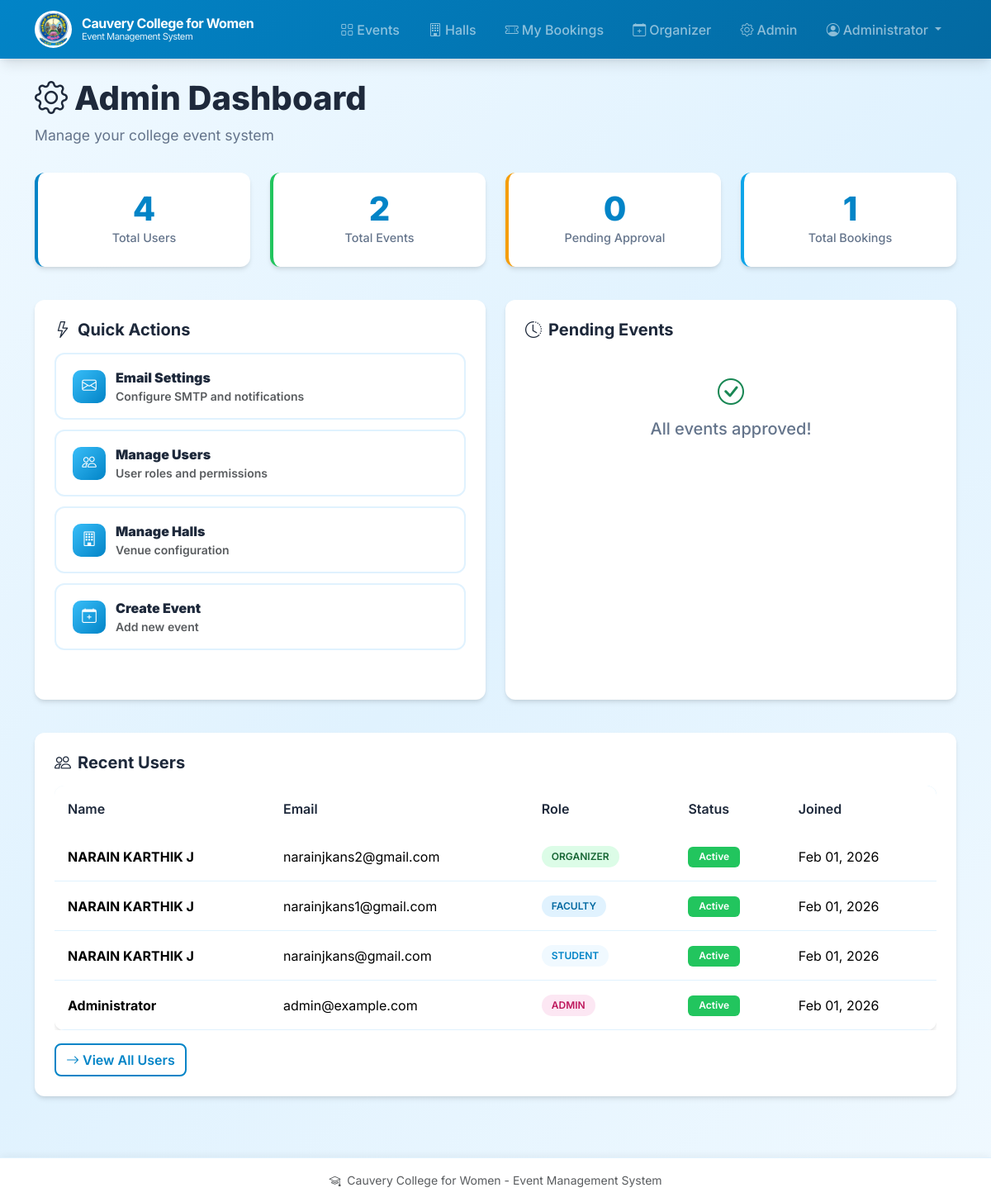
The page /admin (signed in) on the database its author committed.
### app.py (models this page shows, shortened)
class User(UserMixin, db.Model):
    __tablename__ = "users"
    id = db.Column(db.Integer, primary_key=True)
    email = db.Column(db.String, unique=True, nullable=True)
    student_id = db.Column(db.String, unique=True, nullable=True)
    password_hash = db.Column(db.String, nullable=False)
    full_name = db.Column(db.String)
    role = db.Column(db.String, nullable=False, default="student")  # student, faculty, organizer, admin
    phone = db.Column(db.String, nullable=True)
    department = db.Column(db.String, nullable=True)
    year = db.Column(db.String, nullable=True)
    active = db.Column(db.Boolean, default=True)
    created_at = db.Column(db.DateTime, default=datetime.utcnow)

### app.py (the view)
@app.route("/admin")
@login_required
@role_required("admin")
def admin_dashboard():
    pending_events = Event.query.filter_by(status="pending").order_by(Event.created_at.desc()).all()
    users = User.query.order_by(User.created_at.desc()).limit(20).all()
    total_users = User.query.count()
    total_events = Event.query.count()
    total_bookings = Booking.query.count()
    return render_template("admin_dashboard.html",
                           pending_events=pending_events,
                           users=users,
                           total_users=total_users,
                           total_events=total_events,
                           total_bookings=total_bookings)

### app.py (called while the page is built)
@login_manager.user_loader
def load_user(user_id):
    try:
        return db.session.get(User, int(user_id))
    except Exception:
        return None

def role_required(*roles):
    def decorator(f):
        @wraps(f)
        def wrapped(*args, **kwargs):
            if not current_user.is_authenticated:
                return redirect(url_for("login"))
            if current_user.role not in roles:
                flash("Access denied: insufficient permissions", "danger")
                return redirect(url_for("index"))
            return f(*args, **kwargs)
        return wrapped
    return decorator

### templates/admin_dashboard.html (shortened to what this page needs)
{% extends "layout.html" %}
{% block content %}
<div class="page-header">
  <h1><i class="bi bi-gear me-2"></i>Admin Dashboard</h1>
  <p>Manage your college event system</p>
</div>
<div class="row mb-4">
  <div class="col-md-3 mb-3">
    <div class="stat-card">
      <div class="stat-number">{{ total_users or 0 }}</div>
      <div class="stat-label">Total Users</div>
    </div>
  </div>
  <div class="col-md-3 mb-3">
    <div class="stat-card success">
      <div class="stat-number">{{ total_events or 0 }}</div>
      <div class="stat-label">Total Events</div>
    </div>
  </div>
  <div class="col-md-3 mb-3">
    <div class="stat-card warning">
      <div class="stat-number">{{ pending_events|length }}</div>
      <div class="stat-label">Pending Approval</div>
    </div>
  </div>
  <div class="col-md-3 mb-3">
    <div class="stat-card info">
      <div class="stat-number">{{ total_bookings or 0 }}</div>
      <div class="stat-label">Total Bookings</div>
    </div>
  </div>
</div>
<div class="row mb-4">
  <div class="col-md-6 mb-3">
    <div class="dashboard-section h-100">
      <h3><i class="bi bi-lightning me-2"></i>Quick Actions</h3>
      <a href="{{ url_for('admin_email_settings') }}" class="quick-action-btn">
        <span class="icon"><i class="bi bi-envelope"></i></span>
        <div>
          <strong>Email Settings</strong>
          <div class="small text-muted">Configure SMTP and notifications</div>
        </div>
      </a>
      <a href="{{ url_for('admin_users') }}" class="quick-action-btn">
        <span class="icon"><i class="bi bi-people"></i></span>
        <div>
          <strong>Manage Users</strong>
          <div class="small text-muted">User roles and permissions</div>
        </div>
      </a>
      <a href="{{ url_for('admin_halls') }}" class="quick-action-btn">
        <span class="icon"><i class="bi bi-building"></i></span>
        <div>
          <strong>Manage Halls</strong>
          <div class="small text-muted">Venue configuration</div>
        </div>
      </a>
      <a href="{{ url_for('create_event') }}" class="quick-action-btn">
        <span class="icon"><i class="bi bi-calendar-plus"></i></span>
        <div>
          <strong>Create Event</strong>
          <div class="small text-muted">Add new event</div>
        </div>
      </a>
    </div>
  </div>
  <div class="col-md-6 mb-3">
    <div class="dashboard-section h-100">
      <h3><i class="bi bi-clock-history me-2"></i>Pending Events</h3>
      {% if pending_events %}
        {% for e in pending_events %}
          <div class="booking-card">
            <div class="booking-info">
              <div class="booking-title">{{ e.title }}</div>
              <div class="booking-meta">
                <i class="bi bi-calendar3 me-1"></i>{{ e.start_time.strftime('%B %d, %Y at %I:%M %p') }}
              </div>
              <div class="booking-meta">
                <i class="bi bi-person me-1"></i>{{ e.organizer.full_name or e.organizer.email }}
              </div>
            </div>
            <div class="d-flex gap-2">
              <form method="post" action="{{ url_for('admin_approve_event', event_id=e.id) }}">
                <button class="btn btn-success btn-sm"><i class="bi bi-check-lg me-1"></i>Approve</button>
              </form>
              <a href="{{ url_for('event_detail', event_id=e.id) }}" class="btn btn-outline-primary btn-sm">
                <i class="bi bi-eye"></i>
              </a>
            </div>
          </div>
        {% endfor %}
      {% else %}
        <div class="empty-state py-4">
          <i class="bi bi-check-circle text-success" style="font-size: 2rem;"></i>
          <h5 class="mt-2 mb-0">All events approved!</h5>
        </div>
      {% endif %}
    </div>
  </div>
</div>
<div class="dashboard-section">
  <h3><i class="bi bi-people me-2"></i>Recent Users</h3>
  <div class="table-responsive">
    <table class="table mb-0">
      <thead>
        <tr>
          <th>Name</th>
          <th>Email</th>
          <th>Role</th>
          <th>Status</th>
          <th>Joined</th>
        </tr>
      </thead>
      <tbody>
        {% for u in users %}
          <tr>
            <td><strong>{{ u.full_name or 'N/A' }}</strong></td>
            <td>{{ u.email or u.student_id }}</td>
            <td><span class="role-badge {{ u.role }}">{{ u.role }}</span></td>
            <td>
              {% if u.active %}
                <span class="badge bg-success">Active</span>
              {% else %}
                <span class="badge bg-danger">Inactive</span>
              {% endif %}
            </td>
            <td>{{ u.created_at.strftime('%b %d, %Y') if u.created_at else 'N/A' }}</td>
          </tr>
        {% else %}
          <tr><td colspan="5" class="text-center text-muted">No users found</td></tr>
        {% endfor %}
      </tbody>
    </table>
  </div>
  <div class="mt-3">
    <a href="{{ url_for('admin_users') }}" class="btn btn-outline-primary">
      <i class="bi bi-arrow-right me-1"></i>View All Users
    </a>
  </div>
</div>
{% endblock %}

### templates/layout.html (shortened to what this page needs)
<!doctype html>
<html lang="en">
  <head>
    <link href="https://cdn.jsdelivr.net/npm/bootstrap@5.3.2/dist/css/bootstrap.min.css" rel="stylesheet">
    <link rel="stylesheet" href="https://cdn.jsdelivr.net/npm/bootstrap-icons@1.11.1/font/bootstrap-icons.css">
    <link rel="stylesheet" href="{{ url_for('static', filename='css/style.css') }}">
  </head>
  <body>
    <nav class="navbar navbar-expand-lg navbar-dark">
      <div class="container">
        <a class="navbar-brand" href="{{ url_for('index') }}">
          <img src="{{ url_for('static', filename='images/college_logo.png') }}" alt="Logo">
          <span class="college-name">
            <span class="main-name">Cauvery College for Women</span>
            <span class="sub-name">Event Management System</span>
          </span>
        </a>
        <div class="collapse navbar-collapse" id="nav">
          <ul class="navbar-nav ms-auto">
            <li class="nav-item">
              <a class="nav-link" href="{{ url_for('event_list') }}">
                <i class="bi bi-grid me-1"></i>Events
              </a>
            </li>
            <li class="nav-item">
              <a class="nav-link" href="{{ url_for('admin_halls') }}">
                <i class="bi bi-building me-1"></i>Halls
              </a>
            </li>
            {% if current_user.is_authenticated %}
              <li class="nav-item">
                <a class="nav-link" href="{{ url_for('my_bookings') }}">
                  <i class="bi bi-ticket-perforated me-1"></i>My Bookings
                </a>
              </li>
              {% if current_user.role in ['organizer','admin'] %}
                <li class="nav-item">
                  <a class="nav-link" href="{{ url_for('organizer_dashboard') }}">
                    <i class="bi bi-calendar-plus me-1"></i>Organizer
                  </a>
                </li>
              {% endif %}
              {% if current_user.role == 'admin' %}
                <li class="nav-item">
                  <a class="nav-link" href="{{ url_for('admin_dashboard') }}">
                    <i class="bi bi-gear me-1"></i>Admin
                  </a>
                </li>
              {% endif %}
              <li class="nav-item dropdown">
                <a class="nav-link dropdown-toggle" href="#" role="button" data-bs-toggle="dropdown">
                  <i class="bi bi-person-circle me-1"></i>{{ current_user.full_name or current_user.email }}
                </a>
              </li>
            {% endif %}
          </ul>
        </div>
      </div>
    </nav>
    <main class="container py-4">
      {% block content %}{% endblock %}
    </main>
    <footer class="py-3">
      <div class="container text-center small text-muted">
        <i class="bi bi-mortarboard me-1"></i> Cauvery College for Women - Event Management System
      </div>
    </footer>
  </body>
</html>

### static/css/style.css (style rules this page uses)
:root { --primary-color: #0284c7; --primary-dark: #0369a1; --primary-light: #38bdf8; --secondary-color: #0ea5e9; --success-color: #22c55e; --warning-color: #f59e0b; --danger-color: #ef4444; --dark-color: #1e293b; --light-color: #f0f9ff; --sky-light: #e0f2fe; --sky-lighter: #f0f9ff; --border-radius: 12px; --box-shadow: 0 4px 6px -1px rgba(0, 0, 0, 0.1), 0 2px 4px -1px rgba(0, 0, 0, 0.06); --box-shadow-lg: 0 10px 15px -3px rgba(0, 0, 0, 0.1), 0 4px 6px -2px rgba(0, 0, 0, 0.05); }
* { box-sizing: border-box; }
body { font-family: 'Inter', -apple-system, BlinkMacSystemFont, 'Segoe UI', Roboto, sans-serif; background: linear-gradient(135deg, #f0f9ff 0%, #e0f2fe 50%, #f0f9ff 100%); min-height: 100vh; padding-bottom: 80px; }
.navbar { background: linear-gradient(135deg, #0284c7 0%, #0369a1 100%) !important; box-shadow: var(--box-shadow-lg); padding: 0.5rem 0; }
.navbar-brand { font-weight: 700; font-size: 1.1rem; letter-spacing: -0.025em; display: flex; align-items: center; gap: 0.75rem; }
.navbar-brand img { height: 45px; width: 45px; object-fit: contain; background: white; border-radius: 50%; padding: 2px; }
.college-name { display: flex; flex-direction: column; line-height: 1.2; }
.college-name .main-name { font-size: 1rem; font-weight: 700; }
.college-name .sub-name { font-size: 0.7rem; opacity: 0.9; font-weight: 400; }
.nav-link { font-weight: 500; padding: 0.5rem 1rem !important; border-radius: 8px; transition: all 0.2s ease; margin: 0 0.1rem; }
.btn-outline-primary { border: 2px solid var(--primary-color); color: var(--primary-color); border-radius: 8px; font-weight: 600; transition: all 0.2s ease; }
.stat-card { background: white; border-radius: var(--border-radius); padding: 1.5rem; text-align: center; box-shadow: var(--box-shadow); transition: all 0.3s ease; border-left: 4px solid var(--primary-color); }
.stat-card.success { border-left-color: var(--success-color); }
.stat-card.warning { border-left-color: var(--warning-color); }
.stat-card.info { border-left-color: var(--secondary-color); }
.stat-number { font-size: 2.5rem; font-weight: 800; color: var(--primary-color); line-height: 1; margin-bottom: 0.25rem; }
.stat-label { color: #64748b; font-weight: 500; font-size: 0.9rem; }
.dashboard-section { background: white; border-radius: var(--border-radius); padding: 1.5rem; margin-bottom: 1.5rem; box-shadow: var(--box-shadow); }
.dashboard-section h3 { font-weight: 700; color: var(--dark-color); margin-bottom: 1rem; font-size: 1.25rem; }
.quick-action-btn { display: flex; align-items: center; gap: 0.75rem; padding: 1rem 1.25rem; background: white; border: 2px solid #e0f2fe; border-radius: var(--border-radius); text-decoration: none; color: var(--dark-color); font-weight: 600; transition: all 0.2s ease; width: 100%; margin-bottom: 0.75rem; }
.quick-action-btn .icon { width: 40px; height: 40px; background: linear-gradient(135deg, #38bdf8 0%, #0284c7 100%); border-radius: 10px; display: flex; align-items: center; justify-content: center; color: white; font-size: 1.1rem; }
.table { background: white; border-radius: var(--border-radius); overflow: hidden; box-shadow: var(--box-shadow); }
.table thead { background: linear-gradient(135deg, #e0f2fe 0%, #bae6fd 100%); }
.table thead th { font-weight: 600; color: var(--dark-color); border: none; padding: 1rem; }
.table tbody td { padding: 1rem; vertical-align: middle; border-color: #e0f2fe; }
.badge { padding: 0.4rem 0.8rem; border-radius: 6px; font-weight: 600; font-size: 0.75rem; }
.badge.bg-success { background: var(--success-color) !important; }
footer { background: white !important; border-top: 1px solid #e0f2fe; box-shadow: 0 -2px 10px rgba(0, 0, 0, 0.05); position: fixed; bottom: 0; left: 0; right: 0; }
.page-header { margin-bottom: 2rem; }
.page-header h1 { font-weight: 800; color: var(--dark-color); margin-bottom: 0.5rem; }
.page-header p { color: #64748b; font-size: 1.1rem; }
.empty-state { text-align: center; padding: 3rem 2rem; color: #64748b; }
.role-badge { display: inline-block; padding: 0.25rem 0.75rem; border-radius: 20px; font-size: 0.75rem; font-weight: 600; text-transform: uppercase; }
.role-badge.admin { background: #fce7f3; color: #be185d; }
.role-badge.faculty { background: #e0f2fe; color: #0369a1; }
.role-badge.organizer { background: #dcfce7; color: #166534; }
.role-badge.student { background: #f0f9ff; color: #0284c7; }

### rows shown on the page
User: full_name "Administrator", email "admin@example.com", role "ADMIN", active "Active", created_at "Feb 01, 2026"
User: full_name "NARAIN KARTHIK J", email "narainjkans2@gmail.com", role "ORGANIZER", active "Active", created_at "Feb 01, 2026"
User: full_name "NARAIN KARTHIK J", email "narainjkans1@gmail.com", role "FACULTY", active "Active", created_at "Feb 01, 2026"
User: full_name "NARAIN KARTHIK J", email "narainjkans@gmail.com", role "STUDENT", active "Active", created_at "Feb 01, 2026"

### other values the page prints
{{ total_users or 0 }} "4"
{{ total_events or 0 }} "2"
{{ pending_events|length }} "0"
{{ total_bookings or 0 }} "1"
